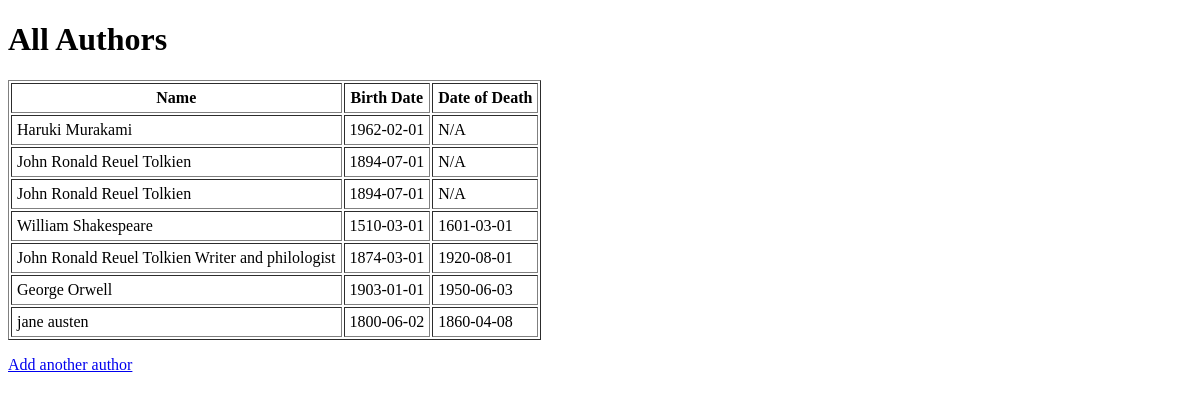
Page /authors on the earlier database version.
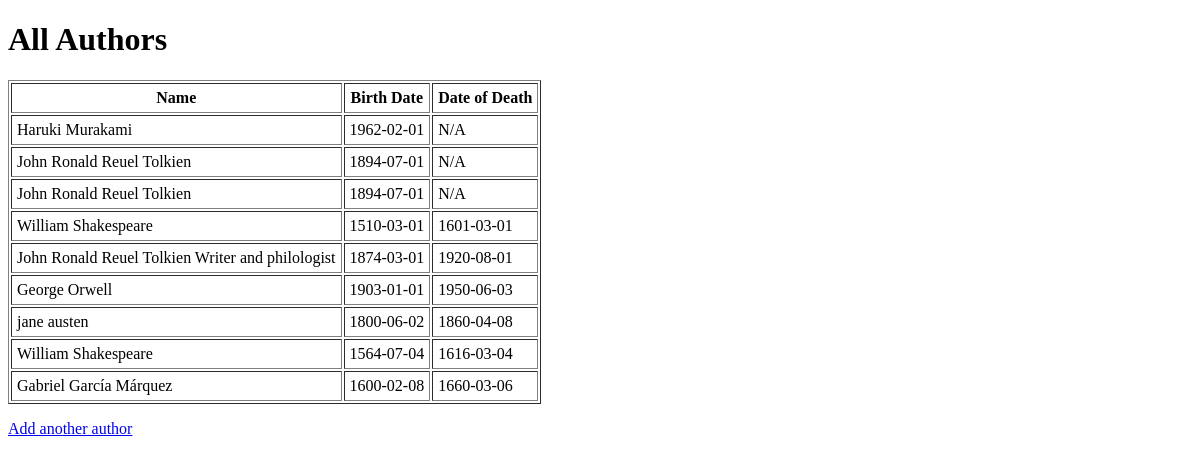
Same page on the later database version.
### data_models.py (models this page shows, shortened)
class Author(db.Model):
    __tablename__ = 'authors'
    id = db.Column(db.Integer, primary_key=True, autoincrement=True)
    name = db.Column(db.String(120), nullable=False)
    birth_date = db.Column(db.Date, nullable=False)
    date_of_death = db.Column(db.Date, nullable=True)

### app.py (the view)
@app.route('/authors')
def list_authors():
    authors = Author.query.all()
    return render_template('authors.html', authors=authors)

### templates/authors.html (shortened to what this page needs)
<!DOCTYPE html>
<html>
<head>
</head>
<body>
    <h1>All Authors</h1>
    <table border="1" cellpadding="5">
        <tr>
            <th>Name</th>
            <th>Birth Date</th>
            <th>Date of Death</th>
        </tr>
        {% for author in authors %}
        <tr>
            <td>{{ author.name }}</td>
            <td>{{ author.birth_date }}</td>
            <td>{{ author.date_of_death or "N/A" }}</td>
        </tr>
        {% endfor %}
    </table>
    <p><a href="{{ url_for('add_author') }}">Add another author</a></p>
</body>
</html>

Differences in the rows shown:
added Author: name "William Shakespeare", birth_date "1564-07-04", date_of_death "1616-03-04"
added Author: name "Gabriel García Márquez", birth_date "1600-02-08", date_of_death "1660-03-06"
